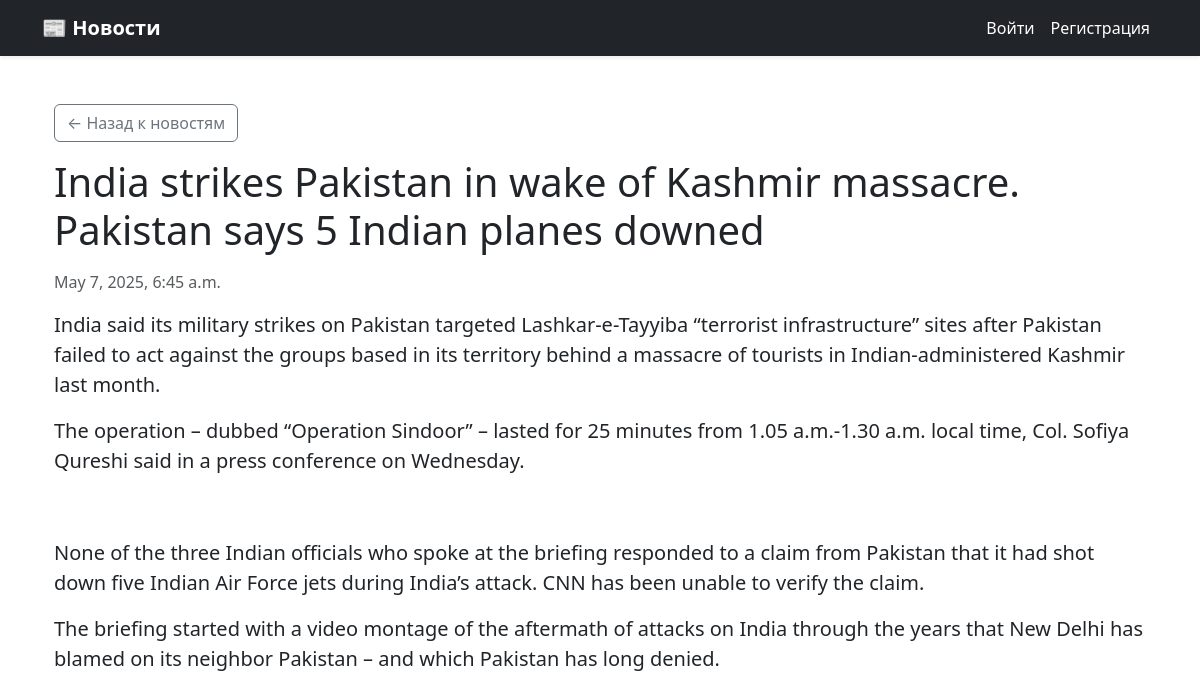
The app's page /india-strikes-pakistan-in-wake-of-kashmir-massacre/ with its own data.
### news/models.py (models this page shows, shortened)
class News(models.Model):
    title = models.CharField(max_length=255)
    slug = models.SlugField(unique=True)
    content = RichTextUploadingField()
    image = models.ImageField(upload_to='news_images/', blank=True, null=True)
    published_at = models.DateTimeField(auto_now_add=True)

### news/views.py (the view)
# urls.py: path('<slug:slug>/', views.detail, name='news_detail'),
def detail(request, slug):
    news = get_object_or_404(News, slug=slug)
    return render(request, 'news/detail.html', {'news': news})

### news/templates/news/detail.html (shortened to what this page needs)
{% extends "base.html" %}
{% block content %}
<div class="container py-4">
    <a href="{% url 'news_index' %}" class="btn btn-outline-secondary mb-3">← Назад к новостям</a>
    <h1 class="mb-3">{{ news.title }}</h1>
    <p class="text-muted">{{ news.published_at }}</p>
    <div class="fs-5">
        {{ news.content|safe }}
    </div>
</div>
{% endblock %}

### news/static/news/style.css (style rules this page uses)
body { background-color: #f8f9fa; font-family: "Segoe UI", sans-serif; }

### records on screen
News: title "India strikes Pakistan in wake of Kashmir massacre. Pakistan says 5 Indian planes downed", published_at "May 7, 2025, 6:45 a.m.", content "India said its military strikes on Pakistan targeted Lashkar-e-Tayyiba “terrorist infrastructure” sites after Pakistan failed to act against the groups based in its territory behind a massacre of tourists in Indian-administered Kashmir last month. The operation – dubbed “Operation Sindoor” – lasted for 25 minutes from 1.05 a.m.-1.30 a.m. local time, Col. Sofiya Qureshi said in a press conference on Wednesday. None of the three Indian officials who spoke at the briefing responded to a claim from Pakistan that it had shot down five Indian Air Force jets during India’s attack. CNN has been unable to verify the claim. The briefing started with a video montage of the aftermath of attacks on…"
